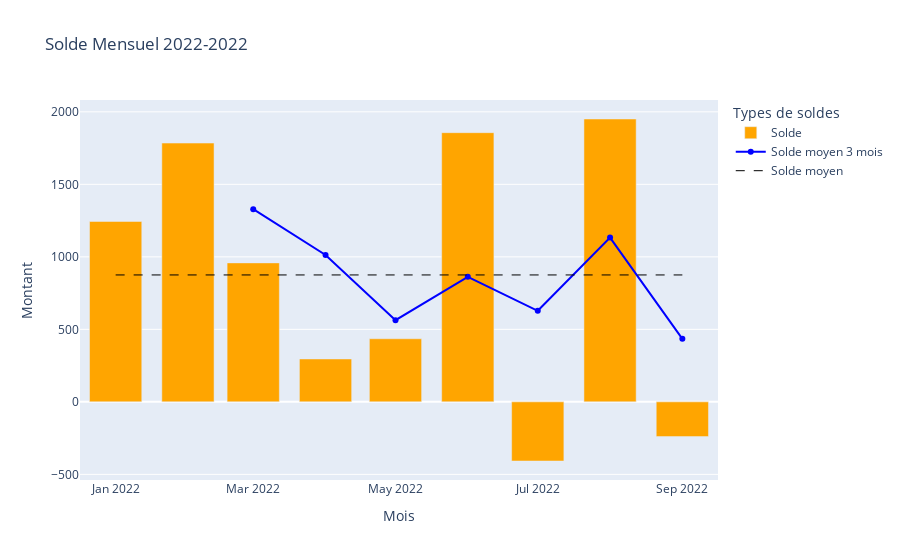

The notebook cell this image was saved under:
### Markdown cell above
## Solde moyen

### Code cell
display(pick_year)
display(pick_nb_month)
trace_solde_moy(pick_nb_month.value) #nb de mois de moyenne

### Figure 1 — Plotly figure (JSON) as saved in the notebook; plotly's stock layout.template omitted (floating-point values rounded to 4 significant figures)
{"data": [{"marker": {"color": "orange"}, "name": "Solde", "type": "bar", "x": ["2022-01-01T00:00:00", "2022-02-01T00:00:00", "2022-03-01T00:00:00", "2022-04-01T00:00:00", "2022-05-01T00:00:00", "2022-06-01T00:00:00", "2022-07-01T00:00:00", "2022-08-01T00:00:00", "2022-09-01T00:00:00"], "y": [1244.0, 1785.0, 958.3, 295.8, 435.0, 1856.0, -407.9, 1951.0, -239.7]}, {"marker": {"color": "blue"}, "name": "Solde moyen 3 mois", "type": "scatter", "x": ["2022-01-01T00:00:00", "2022-02-01T00:00:00", "2022-03-01T00:00:00", "2022-04-01T00:00:00", "2022-05-01T00:00:00", "2022-06-01T00:00:00", "2022-07-01T00:00:00", "2022-08-01T00:00:00", "2022-09-01T00:00:00"], "y": [null, null, 1329.0, 1013.0, 563.0, 862.3, 627.8, 1133.0, 434.3]}, {"line": {"color": "black", "dash": "dash", "width": 1}, "mode": "lines", "name": "Solde moyen", "type": "scatter", "x": ["2022-01-01T00:00:00", "2022-02-01T00:00:00", "2022-03-01T00:00:00", "2022-04-01T00:00:00", "2022-05-01T00:00:00", "2022-06-01T00:00:00", "2022-07-01T00:00:00", "2022-08-01T00:00:00", "2022-09-01T00:00:00"], "y": [875.2, 875.2, 875.2, 875.2, 875.2, 875.2, 875.2, 875.2, 875.2]}], "layout": {"barmode": "group", "legend": {"title": {"text": "Types de soldes"}}, "title": {"text": "Solde Mensuel 2022-2022"}, "xaxis": {"title": {"text": "Mois"}}, "yaxis": {"title": {"text": "Montant"}}}}
